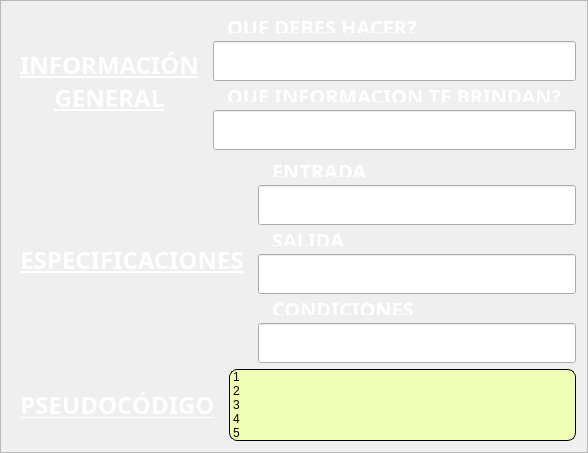
                 <widget class="QFrame" name="frame_3">
                  <property name="minimumSize">
                   <size>
                    <width>550</width>
                    <height>0</height>
                   </size>
                  </property>
                  <property name="frameShape">
                   <enum>QFrame::StyledPanel</enum>
                  </property>
                  <property name="frameShadow">
                   <enum>QFrame::Raised</enum>
                  </property>
                  <layout class="QVBoxLayout" name="verticalLayout_14">
                   <item>
                    <layout class="QHBoxLayout" name="horizontalLayout_11">
                     <item>
                      <widget class="QLabel" name="label_5">
                       <property name="font">
                        <font>
                         <family>Bayon</family>
                         <pointsize>18</pointsize>
                         <weight>75</weight>
                         <bold>true</bold>
                         <underline>true</underline>
                        </font>
                       </property>
                       <property name="styleSheet">
                        <string notr="true">padding: 8px 8px 8px 8px;
background: rgba(255, 255, 255, 0);
color: #ffffff;
    font-family: &quot;Bayon&quot;;
    text-align: left;</string>
                       </property>
                       <property name="text">
                        <string>INFORMACIÓN
GENERAL</string>
                       </property>
                       <property name="alignment">
                        <set>Qt::AlignCenter</set>
                       </property>
                      </widget>
                     </item>
                     <item>
                      <layout class="QVBoxLayout" name="verticalLayout_8">
                       <property name="spacing">
                        <number>0</number>
                       </property>
                       <item>
                        <layout class="QVBoxLayout" name="verticalLayout_6">
                         <item>
                          <widget class="QLabel" name="label_8">
                           <property name="sizePolicy">
                            <sizepolicy hsizetype="Preferred" vsizetype="Fixed">
                             <horstretch>0</horstretch>
                             <verstretch>0</verstretch>
                            </sizepolicy>
                           </property>
                           <property name="minimumSize">
                            <size>
                             <width>0</width>
                             <height>29</height>
                            </size>
                           </property>
                           <property name="maximumSize">
                            <size>
                             <width>16777215</width>
                             <height>29</height>
                            </size>
                           </property>
                           <property name="font">
                            <font>
                             <family>Bayon</family>
                             <pointsize>15</pointsize>
                             <weight>75</weight>
                             <bold>true</bold>
                            </font>
                           </property>
                           <property name="styleSheet">
                            <string notr="true">padding: 8px 8px 8px 8px;
background: rgba(255, 255, 255, 0);
color: #ffffff;
    font-family: &quot;Bayon&quot;;
    text-align: left;</string>
                           </property>
                           <property name="text">
                            <string>QUE DEBES HACER?</string>
                           </property>
                          </widget>
                         </item>
                         <item>
                          <widget class="QLineEdit" name="lineEdit">
                           <property name="minimumSize">
                            <size>
                             <width>0</width>
                             <height>40</height>
                            </size>
                           </property>
                           <property name="maximumSize">
                            <size>
                             <width>16777215</width>
                             <height>40</height>
                            </size>
                           </property>
                          </widget>
                         </item>
                        </layout>
                       </item>
                       <item>
                        <layout class="QVBoxLayout" name="verticalLayout_7">
                         <property name="spacing">
                          <number>0</number>
                         </property>
                         <item>
                          <widget class="QLabel" name="label_9">
                           <property name="sizePolicy">
                            <sizepolicy hsizetype="Preferred" vsizetype="Fixed">
                             <horstretch>0</horstretch>
                             <verstretch>0</verstretch>
                            </sizepolicy>
                           </property>
                           <property name="minimumSize">
                            <size>
                             <width>0</width>
                             <height>29</height>
                            </size>
                           </property>
                           <property name="maximumSize">
                            <size>
                             <width>16777215</width>
                             <height>29</height>
                            </size>
                           </property>
                           <property name="font">
                            <font>
                             <family>Bayon</family>
                             <pointsize>15</pointsize>
                             <weight>75</weight>
                             <bold>true</bold>
                            </font>
                           </property>
                           <property name="styleSheet">
                            <string notr="true">padding: 8px 8px 8px 8px;
background: rgba(255, 255, 255, 0);
color: #ffffff;
    font-family: &quot;Bayon&quot;;
    text-align: left;</string>
                           </property>
                           <property name="text">
                            <string>QUE INFORMACIÓN TE BRINDAN?</string>
                           </property>
                          </widget>
                         </item>
                         <item>
                          <widget class="QLineEdit" name="lineEdit_2">
                           <property name="minimumSize">
                            <size>
                             <width>0</width>
                             <height>40</height>
                            </size>
                           </property>
                           <property name="maximumSize">
                            <size>
                             <width>16777215</width>
                             <height>40</height>
                            </size>
                           </property>
                          </widget>
                         </item>
                        </layout>
                       </item>
                      </layout>
                     </item>
                    </layout>
                   </item>
                   <item>
                    <layout class="QHBoxLayout" name="horizontalLayout_12">
                     <item>
                      <widget class="QLabel" name="label_6">
                       <property name="font">
                        <font>
                         <family>Bayon</family>
                         <pointsize>18</pointsize>
                         <weight>75</weight>
                         <bold>true</bold>
                         <underline>true</underline>
                        </font>
                       </property>
                       <property name="styleSheet">
                        <string notr="true">padding: 8px 8px 8px 8px;
background: rgba(255, 255, 255, 0);
color: #ffffff;
    font-family: &quot;Bayon&quot;;
    text-align: left;</string>
                       </property>
                       <property name="text">
                        <string>ESPECIFICACIONES</string>
                       </property>
                       <property name="alignment">
                        <set>Qt::AlignCenter</set>
                       </property>
                      </widget>
                     </item>
                     <item>
                      <layout class="QVBoxLayout" name="verticalLayout_9">
                       <property name="spacing">
                        <number>0</number>
                       </property>
                       <item>
                        <layout class="QVBoxLayout" name="verticalLayout_10">
                         <property name="spacing">
                          <number>0</number>
                         </property>
                         <item>
                          <widget class="QLabel" name="label_10">
                           <property name="sizePolicy">
                            <sizepolicy hsizetype="Preferred" vsizetype="Fixed">
                             <horstretch>0</horstretch>
                             <verstretch>0</verstretch>
                            </sizepolicy>
                           </property>
                           <property name="minimumSize">
                            <size>
                             <width>0</width>
                             <height>29</height>
                            </size>
                           </property>
                           <property name="maximumSize">
                            <size>
                             <width>16777215</width>
                             <height>29</height>
                            </size>
                           </property>
                           <property name="font">
                            <font>
                             <family>Bayon</family>
                             <pointsize>15</pointsize>
                             <weight>75</weight>
                             <bold>true</bold>
                            </font>
                           </property>
                           <property name="styleSheet">
                            <string notr="true">padding: 8px 8px 8px 8px;
background: rgba(255, 255, 255, 0);
color: #ffffff;
    font-family: &quot;Bayon&quot;;
    text-align: left;</string>
                           </property>
                           <property name="text">
                            <string>ENTRADA</string>
                           </property>
                          </widget>
                         </item>
                         <item>
                          <widget class="QLineEdit" name="lineEdit_3">
                           <property name="minimumSize">
                            <size>
                             <width>0</width>
                             <height>40</height>
                            </size>
                           </property>
                           <property name="maximumSize">
                            <size>
                             <width>16777215</width>
                             <height>40</height>
                            </size>
                           </property>
                          </widget>
                         </item>
                        </layout>
                       </item>
                       <item>
                        <layout class="QVBoxLayout" name="verticalLayout_11">
                         <property name="spacing">
                          <number>0</number>
                         </property>
                         <item>
                          <widget class="QLabel" name="label_11">
                           <property name="sizePolicy">
                            <sizepolicy hsizetype="Preferred" vsizetype="Fixed">
                             <horstretch>0</horstretch>
                             <verstretch>0</verstretch>
                            </sizepolicy>
                           </property>
                           <property name="minimumSize">
                            <size>
                             <width>0</width>
                             <height>29</height>
                            </size>
                           </property>
                           <property name="maximumSize">
                            <size>
                             <width>16777215</width>
                             <height>29</height>
                            </size>
                           </property>
                           <property name="font">
                            <font>
                             <family>Bayon</family>
                             <pointsize>15</pointsize>
                             <weight>75</weight>
                             <bold>true</bold>
                            </font>
                           </property>
                           <property name="styleSheet">
                            <string notr="true">padding: 8px 8px 8px 8px;
background: rgba(255, 255, 255, 0);
color: #ffffff;
    font-family: &quot;Bayon&quot;;
    text-align: left;</string>
                           </property>
                           <property name="text">
                            <string>SALIDA</string>
                           </property>
                          </widget>
                         </item>
                         <item>
                          <widget class="QLineEdit" name="lineEdit_4">
                           <property name="minimumSize">
                            <size>
                             <width>0</width>
                             <height>40</height>
                            </size>
                           </property>
                           <property name="maximumSize">
                            <size>
                             <width>16777215</width>
                             <height>40</height>
                            </size>
                           </property>
                          </widget>
                         </item>
                         <item>
                          <layout class="QVBoxLayout" name="verticalLayout_12">
                           <property name="spacing">
                            <number>0</number>
                           </property>
                           <item>
                            <widget class="QLabel" name="label_12">
                             <property name="sizePolicy">
                              <sizepolicy hsizetype="Preferred" vsizetype="Fixed">
                               <horstretch>0</horstretch>
                               <verstretch>0</verstretch>
                              </sizepolicy>
                             </property>
                             <property name="minimumSize">
                              <size>
                               <width>0</width>
                               <height>29</height>
                              </size>
                             </property>
                             <property name="maximumSize">
                              <size>
                               <width>16777215</width>
                               <height>29</height>
                              </size>
                             </property>
                             <property name="font">
                              <font>
                               <family>Bayon</family>
                               <pointsize>15</pointsize>
                               <weight>75</weight>
                               <bold>true</bold>
                              </font>
                             </property>
                             <property name="styleSheet">
                              <string notr="true">padding: 8px 8px 8px 8px;
background: rgba(255, 255, 255, 0);
color: #ffffff;
    font-family: &quot;Bayon&quot;;
    text-align: left;</string>
                             </property>
                             <property name="text">
                              <string>CONDICIONES</string>
                             </property>
                            </widget>
                           </item>
                           <item>
                            <widget class="QLineEdit" name="lineEdit_5">
                             <property name="minimumSize">
                              <size>
                               <width>0</width>
                               <height>40</height>
                              </size>
                             </property>
                             <property name="maximumSize">
                              <size>
                               <width>16777215</width>
                               <height>40</height>
                              </size>
                             </property>
                            </widget>
                           </item>
                          </layout>
                         </item>
                        </layout>
                       </item>
                      </layout>
                     </item>
                    </layout>
                   </item>
                   <item>
                    <layout class="QHBoxLayout" name="horizontalLayout_5">
                     <item>
                      <widget class="QLabel" name="label_7">
                       <property name="font">
                        <font>
                         <family>Bayon</family>
                         <pointsize>18</pointsize>
                         <weight>75</weight>
                         <bold>true</bold>
                         <underline>true</underline>
                        </font>
                       </property>
                       <property name="styleSheet">
                        <string notr="true">padding: 8px 8px 8px 8px;
background: rgba(255, 255, 255, 0);
color: #ffffff;
    font-family: &quot;Bayon&quot;;
    text-align: left;</string>
                       </property>
                       <property name="text">
                        <string>PSEUDOCÓDIGO</string>
                       </property>
                       <property name="alignment">
                        <set>Qt::AlignCenter</set>
                       </property>
                      </widget>
                     </item>
                     <item>
                      <widget class="QListWidget" name="listWidget">
                       <property name="styleSheet">
                        <string notr="true">QListWidget
{
border : 1px solid black;
border-radius: 8px;
background : rgb(241, 255, 182);
}

 QListWidget::item:selected
{
border : 1px solid black;
border-radius: 8px;
background : rgb(224, 90, 84);
}</string>
                       </property>
                       <property name="verticalScrollBarPolicy">
                        <enum>Qt::ScrollBarAlwaysOff</enum>
                       </property>
                       <property name="sizeAdjustPolicy">
                        <enum>QAbstractScrollArea::AdjustToContents</enum>
                       </property>
                       <property name="movement">
                        <enum>QListView::Free</enum>
                       </property>
                       <property name="isWrapping" stdset="0">
                        <bool>false</bool>
                       </property>
                       <property name="resizeMode">
                        <enum>QListView::Adjust</enum>
                       </property>
                       <property name="spacing">
                        <number>4</number>
                       </property>
                       <property name="viewMode">
                        <enum>QListView::ListMode</enum>
                       </property>
                       <property name="uniformItemSizes">
                        <bool>false</bool>
                       </property>
                       <property name="wordWrap">
                        <bool>true</bool>
                       </property>
                       <property name="sortingEnabled">
                        <bool>true</bool>
                       </property>
                       <item>
                        <property name="text">
                         <string>1</string>
                        </property>
                       </item>
                       <item>
                        <property name="text">
                         <string>2</string>
                        </property>
                       </item>
                       <item>
                        <property name="text">
                         <string>3</string>
                        </property>
                       </item>
                       <item>
                        <property name="text">
                         <string>4</string>
                        </property>
                       </item>
                       <item>
                        <property name="text">
                         <string>5</string>
                        </property>
                       </item>
                       <item>
                        <property name="text">
                         <string>6</string>
                        </property>
                       </item>
                       <item>
                        <property name="text">
                         <string>7</string>
                        </property>
                       </item>
                       <item>
                        <property name="text">
                         <string>89</string>
                        </property>
                       </item>
                       <item>
                        <property name="text">
                         <string>a</string>
                        </property>
                       </item>
                       <item>
                        <property name="text">
                         <string>b</string>
                        </property>
                       </item>
                       <item>
                        <property name="text">
                         <string>c</string>
                        </property>
                       </item>
                       <item>
                        <property name="text">
                         <string>d</string>
                        </property>
                       </item>
                       <item>
                        <property name="text">
                         <string>e</string>
                        </property>
                       </item>
                       <item>
                        <property name="text">
                         <string>f</string>
                        </property>
                       </item>
                       <item>
                        <property name="text">
                         <string>h</string>
                        </property>
                       </item>
                       <item>
                        <property name="text">
                         <string>k</string>
                        </property>
                       </item>
                       <item>
                        <property name="text">
                         <string>l</string>
                        </property>
                       </item>
                       <item>
                        <property name="text">
                         <string>PASO 1: ....</string>
                        </property>
                        <property name="font">
                         <font>
                          <pointsize>14</pointsize>
                         </font>
                        </property>
                        <property name="background">
                         <brush brushstyle="NoBrush">
                          <color alpha="255">
                           <red>212</red>
                           <green>248</green>
                           <blue>255</blue>
                          </color>
                         </brush>
                        </property>
                       </item>
                       <item>
                        <property name="text">
                         <string>PASO 2: .....</string>
                        </property>
                        <property name="font">
                         <font>
                          <pointsize>14</pointsize>
                         </font>
                        </property>
                        <property name="background">
                         <brush brushstyle="NoBrush">
                          <color alpha="255">
                           <red>212</red>
                           <green>248</green>
                           <blue>255</blue>
                          </color>
                         </brush>
                        </property>
                       </item>
                       <item>
                        <property name="text">
                         <string>PASO 3: ...</string>
                        </property>
                        <property name="font">
                         <font>
                          <pointsize>14</pointsize>
                         </font>
                        </property>
                       </item>
                       <item>
                        <property name="text">
                         <string>s</string>
                        </property>
                       </item>
                       <item>
                        <property name="text">
                         <string>v</string>
                        </property>
                       </item>
                       <item>
                        <property name="text">
                         <string>w</string>
                        </property>
                       </item>
                       <item>
                        <property name="text">
                         <string>y</string>
                        </property>
                       </item>
                       <item>
                        <property name="text">
                         <string>z</string>
                        </property>
                       </item>
                      </widget>
                     </item>
                    </layout>
                   </item>
                  </layout>
                 </widget>
